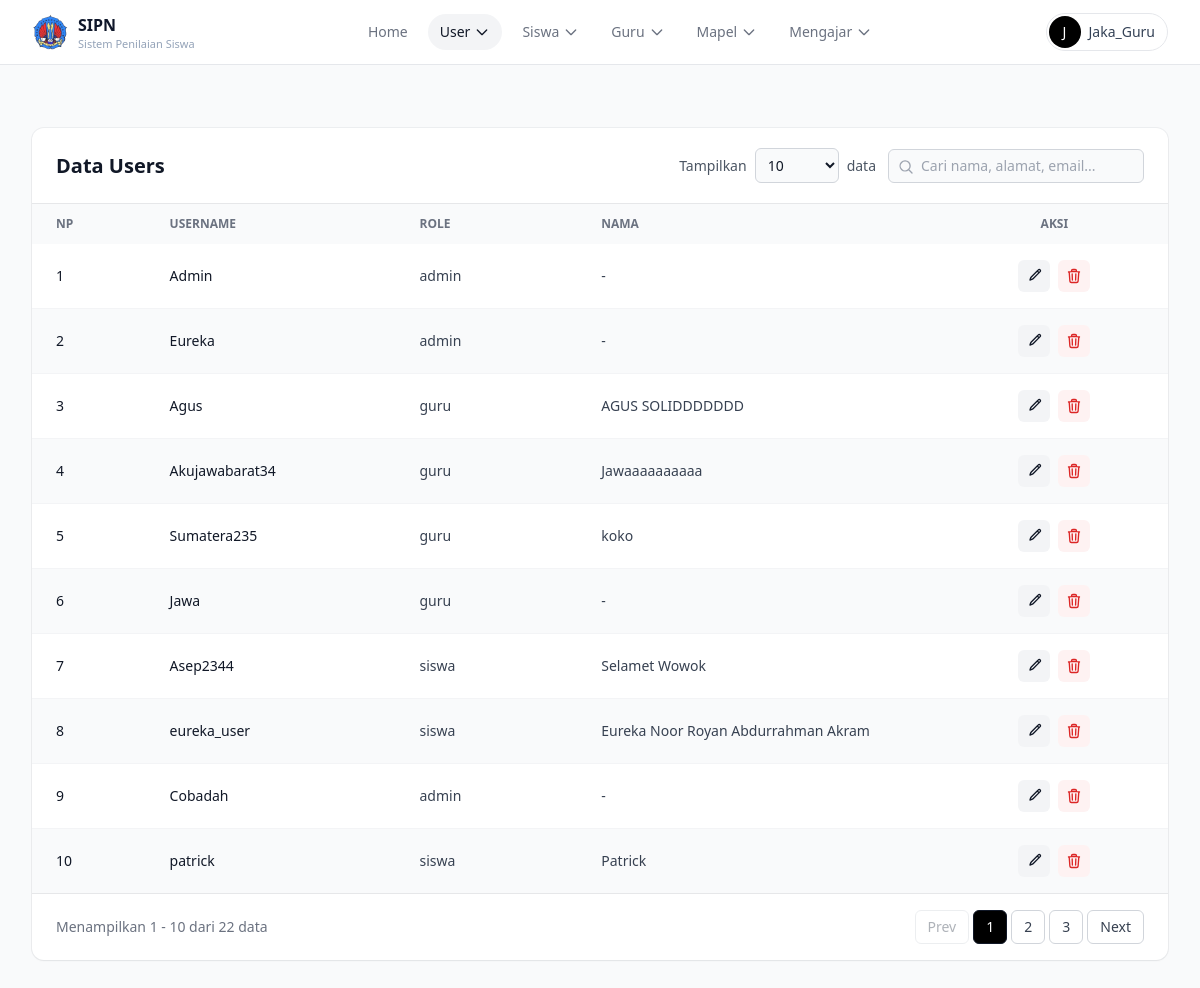
The page /table.php (signed in) on the database its author committed.
### tables this page shows
CREATE TABLE `users` (
  `id` int NOT NULL,
  `username` varchar(50) NOT NULL,
  `password` varchar(255) NOT NULL,
  `role` enum('admin','guru','siswa') NOT NULL,
  `created_at` timestamp NOT NULL
);

### table.php (the view, shortened to what this page needs)
<!DOCTYPE html>
<html lang="en">
<head>
  <script src="https://cdn.tailwindcss.com"></script>
</head>
<body class="bg-gray-50 antialiased">
<?php
include "navbar.php";
include __DIR__ . "/kon.php";
$data = [];
$sql = "SELECT
            u.id,
            u.username,
            u.role,
            COALESCE(s.nama, g.nama, '-') AS nama
        FROM users u
        LEFT JOIN siswa s ON u.id = s.users_id
        LEFT JOIN guru g ON u.id = g.user_id
        ORDER BY u.id DESC";
$hasil = mysqli_query($conn, $sql);
while ($row = mysqli_fetch_assoc($hasil)) {
    $data[] = $row;
}
?>
<main class="mx-auto max-w-7xl px-4 pt-32 pb-10 sm:px-6 lg:px-8">
    <div class="bg-white shadow-sm ring-1 ring-gray-900/5 rounded-xl">
        <div class="flex flex-col gap-3 px-6 py-5 border-b border-gray-900/10 sm:flex-row sm:items-center sm:justify-between">
            <h1 class="text-xl font-bold text-gray-900">Data Users</h1>
            <div class="flex flex-col gap-3 sm:flex-row sm:items-center">
                <div class="flex items-center gap-2">
                    <label for="showEntries" class="text-sm text-gray-600 whitespace-nowrap">Tampilkan</label>
                    <select id="showEntries" class="rounded-md bg-gray-50 border border-gray-300 text-sm text-gray-900 px-2 py-1.5 outline-none focus:ring-2 focus:ring-gray-900">
                        <option value="10" selected>10</option>
                    </select>
                    <span class="text-sm text-gray-600 whitespace-nowrap">data</span>
                </div>
                <div class="relative">
                    <svg class="absolute left-2.5 top-2.5 size-4 text-gray-400" fill="none" viewBox="0 0 24 24" stroke-width="2" stroke="currentColor"><path stroke-linecap="round" stroke-linejoin="round" d="m21 21-5.2-5.2m0 0a7.5 7.5 0 1 0-10.6-10.6 7.5 7.5 0 0 0 10.6 10.6Z" /></svg>
                    <input id="searchInput" type="text" placeholder="Cari nama, alamat, email..." class="w-full sm:w-64 rounded-md bg-gray-50 border border-gray-300 pl-8 pr-3 py-1.5 text-sm text-gray-900 outline-none focus:ring-2 focus:ring-gray-900">
                </div>
            </div>
        </div>
        <div class="relative overflow-x-auto">
            <table class="w-full min-w-[720px] table-fixed text-sm text-left text-gray-700">
                <colgroup>
                    <col class="w-[10%]">
                    <col class="w-[22%]">
                    <col class="w-[16%]">
                    <col class="w-[32%]">
                    <col class="w-[20%]">
                </colgroup>
                <thead class="bg-gray-50 text-xs uppercase text-gray-500">
                    <tr>
                        <th scope="col" class="px-6 py-3 font-semibold">Np</th>
                        <th scope="col" class="px-6 py-3 font-semibold">Username</th>
                        <th scope="col" class="px-6 py-3 font-semibold">Role</th>
                        <th scope="col" class="px-6 py-3 font-semibold">Nama</th>
                        <th scope="col" class="px-6 py-3 font-semibold text-center">Aksi</th>
                    </tr>
                </thead>
                <tbody id="tableBody" class="divide-y divide-gray-100">
                    <?php
                    $no = 1;
                    foreach ($data as $user):
                    ?>
                    <tr class="odd:bg-white even:bg-gray-50 hover:bg-gray-50 transition-colors">
                        <td class="px-6 py-4 font-medium text-gray-900"><?php echo $no++; ?></td>
                        <td class="px-6 py-4 font-medium text-gray-900 truncate" title="<?php echo ($user['username'] ?? ''); ?>"><?php echo ($user['username'] ?? ''); ?></td>
                        <td class="px-6 py-4 whitespace-nowrap"><?php echo ($user['role'] ?? ''); ?></td>
                        <td class="px-6 py-4 truncate" title="<?php echo ($user['nama'] ?? ''); ?>"><?php echo ($user['nama'] ?? ''); ?></td>
                        <td class="px-6 py-4">
                            <div class="flex items-center justify-center gap-2">
                                <a href="edit.php?id=<?php echo $user['id']; ?>&page=table.php" title="Edit" aria-label="Edit"
                                   class="inline-flex items-center justify-center size-8 rounded-md bg-gray-100 text-gray-900 hover:bg-black hover:text-white transition-colors">
                                    <svg class="size-4" fill="none" viewBox="0 0 24 24" stroke-width="2" stroke="currentColor">
                                        <path stroke-linecap="round" stroke-linejoin="round" d="m16.862 4.487 1.687-1.688a1.875 1.875 0 1 1 2.652 2.652L10.582 16.07a4.5 4.5 0 0 1-1.897 1.13L6 18l.8-2.685a4.5 4.5 0 0 1 1.13-1.897l8.932-8.931Zm0 0L19.5 7.125" />
                                    </svg>
                                </a>
                                <a href="delete.php?id=<?php echo $user['id']; ?>&page=table.php" title="Hapus" aria-label="Hapus"
                                   onclick="return confirm('Yakin ingin menghapus data ini?')"
                                   class="inline-flex items-center justify-center size-8 rounded-md bg-red-50 text-red-600 hover:bg-red-600 hover:text-white transition-colors">
                                </a>
                            </div>
                        </td>
                    </tr>
                    <?php endforeach; ?>
                </tbody>
            </table>
        </div>
        <div class="flex flex-col gap-3 px-6 py-4 border-t border-gray-900/10 sm:flex-row sm:items-center sm:justify-between">
            <p id="entriesInfo" class="text-sm text-gray-500"></p>
            <div id="paginationControls" class="flex items-center gap-1"></div>
        </div>
    </div>
</main>
</body>
</html>

### rows shown on the page
users: username "Admin", role "admin", nama "-"
users: username "Eureka", role "admin", nama "-"
users: username "Agus", role "guru", nama "AGUS SOLIDDDDDDD"
users: username "Akujawabarat34", role "guru", nama "Jawaaaaaaaaaa"
users: username "Sumatera235", role "guru", nama "koko"
users: username "Jawa", role "guru", nama "-"
users: username "Asep2344", role "siswa", nama "Selamet Wowok"
users: username "eureka_user", role "siswa", nama "Eureka Noor Royan Abdurrahman Akram"
users: username "Cobadah", role "admin", nama "-"
users: username "patrick", role "siswa", nama "Patrick"

### other values the page prints
$label "Home"
$label "User"
$label "Siswa"
$label "Guru"
$label "Mapel"
$label "Mengajar"
$navInitial "J"
$currentUser['username'] "Jaka_Guru"
